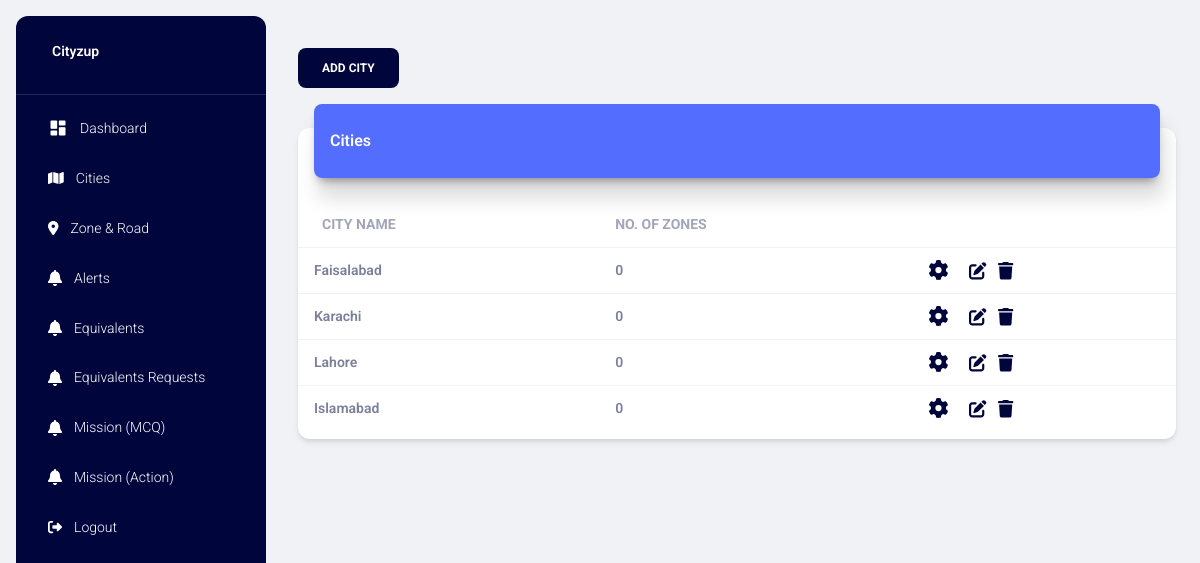
The app's page /cities/ (signed in) with its own data.
### project/models.py (models this page shows)
class Guide(db.Model):
    g_id = db.Column(db.Integer, primary_key=True)
    g_title = db.Column(db.String(255), nullable=False)
    g_coins_for_first_alert = db.Column(db.Integer, nullable=False)
    g_coins_for_confirm_alert = db.Column(db.Integer, nullable=False)
    g_coins_for_close_alert = db.Column(db.Integer, nullable=False)

### project/main.py (the view)
@main.route("/cities/")
@login_required
def cities():
    cities = db.session.query(
        Guide.g_id,
        Guide.g_title,
        db.func.count(Zone.z_id).label('point_count'),
        Guide.g_coins_for_first_alert,
        Guide.g_coins_for_confirm_alert,
        Guide.g_coins_for_close_alert
    ) \
        .outerjoin(Zone, Zone.g_id == Guide.g_id) \
        .group_by(Guide.g_id, Guide.g_coins_for_first_alert,  Guide.g_coins_for_confirm_alert,
                  Guide.g_coins_for_close_alert) \
        .order_by(Guide.g_id.desc()) \
        .all()
    title = 'Cities'
    page_title = 'Cities'
    return render_template('cities.html', cities=cities, page_title=page_title, title=title)

### project/models.py (called while the page is built)
@login_manager.user_loader
def load_user(user_id):
    return User.query.get(int(user_id))

### project/templates/cities.html (shortened to what this page needs)
{% extends "layout.html" %} {% block title %} {% endblock %} {% block content %}
<div class="container-fluid py-4">
    <div class="row">
        <div class="col-sm-12">
            <button class="btn btn-primary" data-bs-toggle="modal" data-bs-target="#modalAddGuide">Add City</button>
        </div>
    </div>
    <div class="row">
        <div class="col-12">
            <div class="card my-4">
                <div class="card-header p-0 position-relative mt-n4 mx-3 z-index-2">
                    <div class="bg-gradient-primary shadow-primary border-radius-lg pt-4 pb-3">
                        <h6 class="text-white text-capitalize ps-3">Cities</h6>
                    </div>
                </div>
                <div class="card-body px-0 pb-2">
                    <div class="table-responsive p-0">
                        {% if cities|length > 0 %}
                            <table class="table align-items-center mb-0">
                                <thead>
                                    <tr>
                                        <th class="text-uppercase text-secondary text-sm font-weight-bolder opacity-7">
                                            City Name
                                        </th>
                                        <th class="text-uppercase text-secondary text-sm font-weight-bolder opacity-7 ps-2">
                                            No. of Zones
                                        </th>
                                        <th class="text-secondary opacity-7"></th>
                                    </tr>
                                </thead>
                                <tbody>
                                    {% for city in cities %}
                                        <tr>
                                            <td>
                                                <div class="d-flex px-2 py-1">
                                                    <div class="d-flex flex-column justify-content-center">
                                                        <p class="text-sm font-weight-bold mb-0">{{ city.g_title }}</p>
                                                    </div>
                                                </div>
                                            </td>
                                            <td>
                                                <p class="text-sm font-weight-bold mb-0">{{ city.point_count }}</p>
                                            </td>
                                            <td class="align-middle">
                                                <a href="#" data-gid="{{ city.g_id }}"
                                                data-firstcoin="{{city.g_coins_for_first_alert}}"
                                                data-confirmcoin="{{city.g_coins_for_confirm_alert}}"
                                                data-closecoin="{{city.g_coins_for_close_alert}}"
                                                data-bs-toggle="modal" data-bs-target="#modalCitySettings" class="openModalCitySettings">
                                                    <i class="fa-solid fa-gear fa-lg icon-dark"></i>
                                                </a>
                                                <a href="#" data-gid="{{ city.g_id }}" data-gtitle="{{ city.g_title }}" class="text-secondary font-weight-bold text-sm openEditModalGuide" data-toggle="tooltip" data-original-title="Edit" data-bs-toggle="modal" data-bs-target="#modalEditGuide">
                                                    <i class="fa-solid fa-pen-to-square fa-lg icon-dark "></i>
                                                </a>
                                                <a href="#" data-gid="{{ city.g_id }}" class="text-secondary font-weight-bold text-sm deleteGuideBtn" data-toggle="tooltip" data-original-title="Delete">
                                                    <i class="fa-solid fa-trash fa-lg icon-dark"></i>
                                                </a>
                                            </td>
                                        </tr>
                                    {% endfor %}
                                </tbody>
                            </table>
                        {% else %}
                            <h4 class="text-center">There are currently no data available.</h4>
                        {% endif %}
                    </div>
                </div>
            </div>
        </div>
    </div>
</div>
{% endblock %}

### project/static/css/styles.css (style rules this page uses)
.bg-gradient-primary { background-image: linear-gradient(195deg, #536dfe 0%, #536dfe 100%); }
.btn-primary { background-color: #00053c !important; box-shadow: none; border: none; }
.shadow-primary { box-shadow: 4px 20px 20px rgba(0, 0, 0, 0.14), 0px 7px 10px -5px rgba(0, 0, 0, 0.4) !important }
.icon-dark { color: #00053c; }

### project/templates/layout.html (style rules this page uses)
svg { fill: #f9fafd }
svg { fill: #ffffff }

### records on screen
Guide: g_title "Faisalabad", point_count "0"
Guide: g_title "Karachi", point_count "0"
Guide: g_title "Lahore", point_count "0"
Guide: g_title "Islamabad", point_count "0"
